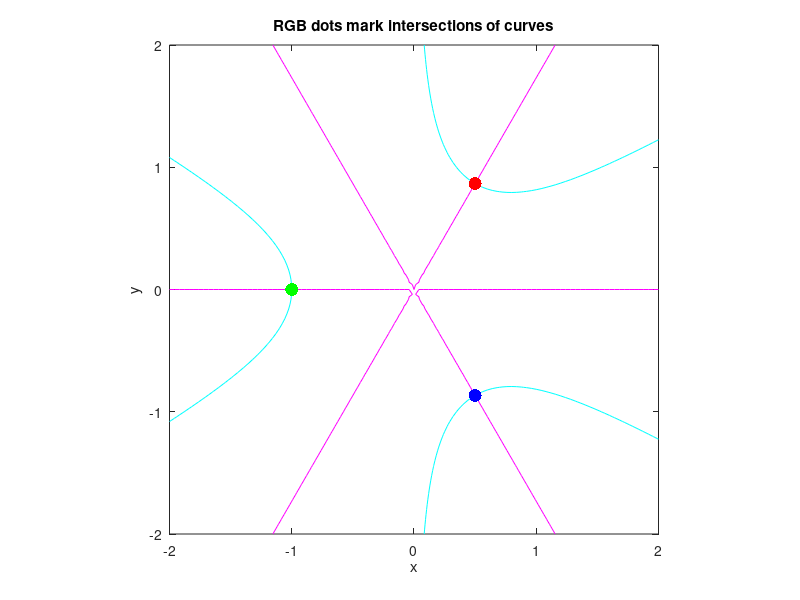
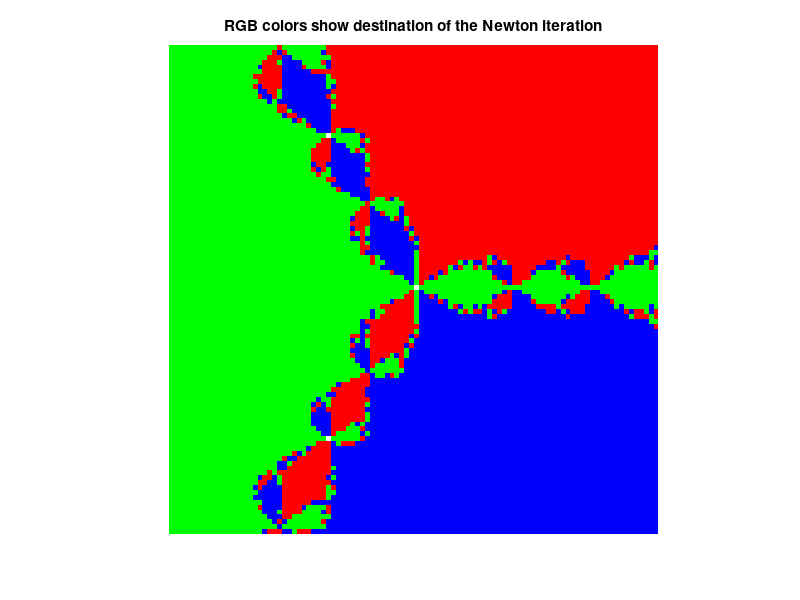

MATLAB code to generate these figures, in order:
% NEWTONFRACTAL  Produce a figure like Figure 4.16 in Greenbaum&Chartier, but
% using intersection of two curves in the plane:
%   x^3 - 3 x y^2 + 1 = 0
%   3 x^2 y - y^3     = 0
% (It is the same figure, but without using complex numbers.)

N = 101;

% define the functions
f1 = @(x,y) x.^3 - 3*x.*y.^2 + 1;
f2 = @(x,y) 3*x.^2.*y - y.^3;

% define the Jacobian (this is not the most efficient way)
df11 = @(x,y) 3*x.^2 - 3*y.^2;
df12 = @(x,y) - 6*x.*y;
df21 = @(x,y) 6*x.*y;
df22 = @(x,y) 3*x.^2 - 3*y.^2;

% the exact solutions are known:
xstar = [-1.0,0.5,0.5];
ystar = [0.0,sqrt(3)/2,-sqrt(3)/2];
colorstar = {'g.','r.','b.'};

% generate NxN grid
xrange = linspace(-2,2,N);
[xx,yy] = meshgrid(xrange,xrange);

% first figure shows the intersecting curves and the roots
figure(1),  clf()
contour(xx,yy,f1(xx,yy),[0 0],'c')
hold on
contour(xx,yy,f2(xx,yy),[0 0],'m')
plot(xstar(1),ystar(1),'g.','markersize',28)
plot(xstar(2),ystar(2),'r.','markersize',28)
plot(xstar(3),ystar(3),'b.','markersize',28)
hold off
axis equal
xlabel x,  ylabel y
title('RGB dots mark intersections of curves')

% go through the grid identifying which root is being converged to
% by the following scheme:   zz(k,l) is 0,1,2,3 if
%   0: root not identified
%   1: (-1,0)
%   2: (1/2,sqrt(3)/2)
%   3: (1/2,-sqrt(3)/2)
zz = zeros(size(xx));
for k = 1:size(xx,1)
    for l = 1:size(xx,2)
        x = xx(k,l);
        y = yy(k,l);
        for n = 1:30
            F = [f1(x,y); f2(x,y)];
            A = [df11(x,y), df12(x,y); df21(x,y), df22(x,y)];
            S = - A \ F;  % solve linear system
            x = x + S(1);
            y = y + S(2);
        end
        for m = 1:3
            if norm([x; y] - [xstar(m); ystar(m)]) < 0.1
                zz(k,l) = m;
            end
        end
    end
end

% second figure shows the fractal
figure(2),  clf()
surf(xx,yy,zz)
colormap([1 1 1; 0 1 0; 1 0 0; 0 0 1])  % [white,green,red,blue]
shading flat
view(2)
axis equal, axis off
xlabel x,  ylabel y
title('RGB colors show destination of the Newton iteration')
